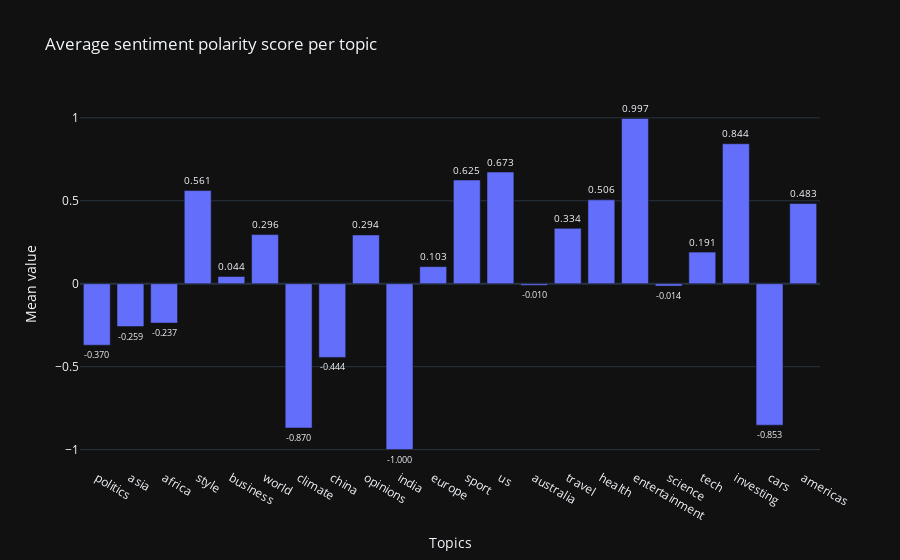

The notebook cell this image was saved under:
### Code cell
topics = df_articles['Topic'].unique()
average_sentiment_scores = []

for topic in topics:
    average_sentiment_scores.append(df_articles[df_articles["Topic"] == topic]["Polarity score"].mean())


fig = go.Figure(data=[go.Bar(x=topics, y=average_sentiment_scores, text=["%.3f" % value for value in average_sentiment_scores], textposition='outside')])

fig.update_layout(
    title="Average sentiment polarity score per topic",
    xaxis_title='Topics',
    yaxis_title='Mean value',
    template='plotly_dark'
)

fig.show()

### Figure 1 — Plotly figure (JSON) as saved in the notebook; plotly's stock layout.template omitted (floating-point values rounded to 4 significant figures)
{"data": [{"text": ["-0.370", "-0.259", "-0.237", "0.561", "0.044", "0.296", "-0.870", "-0.444", "0.294", "-1.000", "0.103", "0.625", "0.673", "-0.010", "0.334", "0.506", "0.997", "-0.014", "0.191", "0.844", "-0.853", "0.483"], "textposition": "outside", "type": "bar", "x": ["politics", "asia", "africa", "style", "business", "world", "climate", "china", "opinions", "india", "europe", "sport", "us", "australia", "travel", "health", "entertainment", "science", "tech", "investing", "cars", "americas"], "y": [-0.3705, -0.2585, -0.2374, 0.5614, 0.04356, 0.2961, -0.8696, -0.4442, 0.2938, -1.0, 0.1029, 0.625, 0.6731, -0.00992, 0.3337, 0.5055, 0.9966, -0.01406, 0.1906, 0.8438, -0.8525, 0.4834]}], "layout": {"title": {"text": "Average sentiment polarity score per topic"}, "xaxis": {"title": {"text": "Topics"}}, "yaxis": {"title": {"text": "Mean value"}}}}
